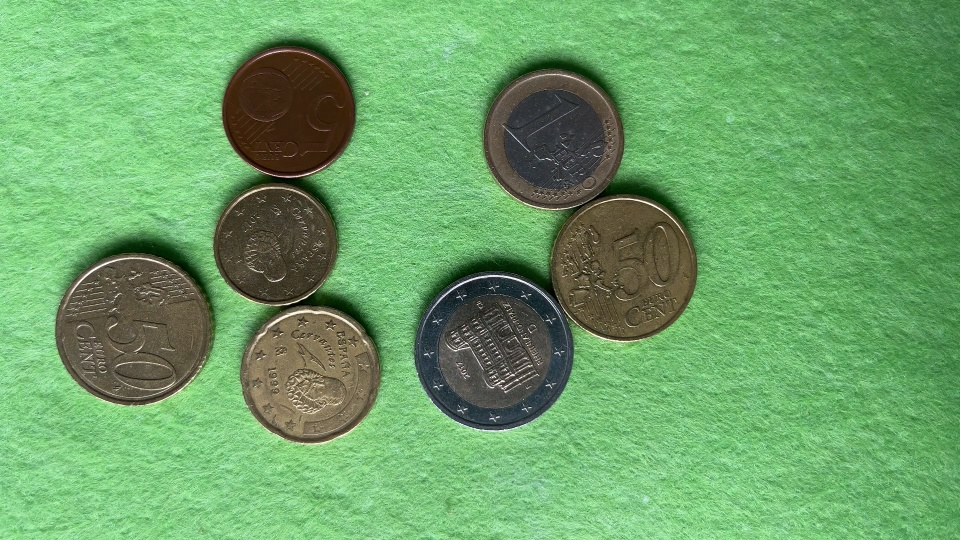
#> input picture projects/money_counter/imagen_test.jpg, 960 x 540 px, given in place of the camera
$ python main.py
#> lines starting #> are read from the running program, lines starting #| are printed output that depends on the picture; after the words box and inside, x2 and y2 are one past the last pixel; in counts of white or black regions, pixels touching at a corner belong together
#> further down, img is the input picture: shape (540, 960, 3); mean B, G, R 103.8, 162.5, 107.9
import cv2
import cvzone
import numpy as np


cap = cv2.VideoCapture(0)
cap.set(3, 640)
cap.set(4, 480)

def empty(a):
    pass

cv2.namedWindow('Settings')
cv2.resizeWindow('Settings', 640,240)
cv2.createTrackbar('Threshold1','Settings', 180,255, empty)
cv2.createTrackbar('Threshold2','Settings', 255,255, empty)


def preProcessing(img):
    imgPre = cv2.GaussianBlur(img, (5,5), 3)
    thres1 = cv2.getTrackbarPos('Threshold1', 'Settings')
    thres2 = cv2.getTrackbarPos('Threshold2', 'Settings')
    imgPre = cv2.Canny(imgPre, thres1 ,thres2)
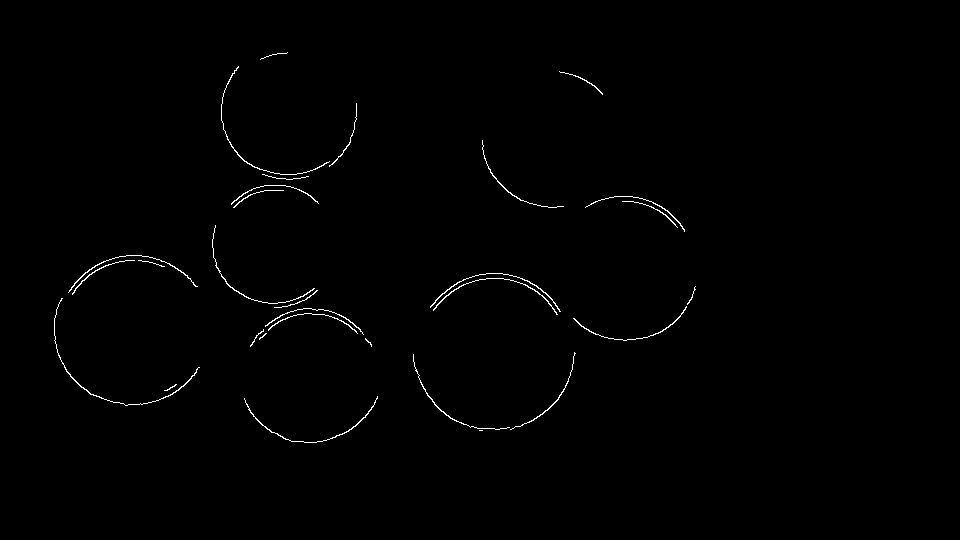
#> imgPre: shape (540, 960); 0.61% white in thin lines or dots, all inside (x1, y1, x2, y2) = (54, 52, 696, 443)
    kernel = np.ones((3, 3), np.uint8)
    imgPre = cv2.dilate(imgPre, kernel, iterations=1)
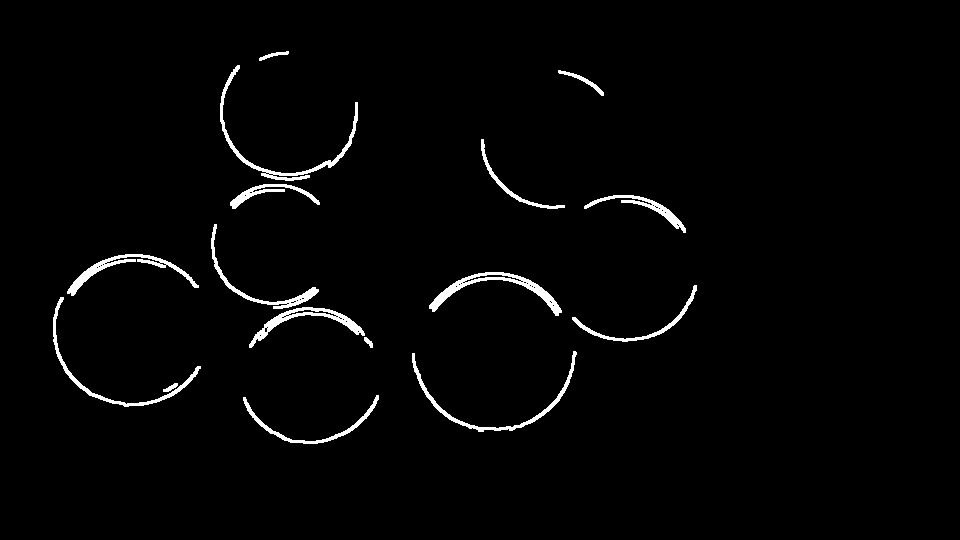
#> imgPre: shape (540, 960); 2% white; 16 white regions, largest, box (x1, y1, x2, y2) and area: (429, 272, 562, 316) 1169, (220, 65, 358, 181) 1160, (67, 254, 199, 296) 972
    imgPre = cv2.morphologyEx(imgPre, cv2.MORPH_CLOSE, kernel)
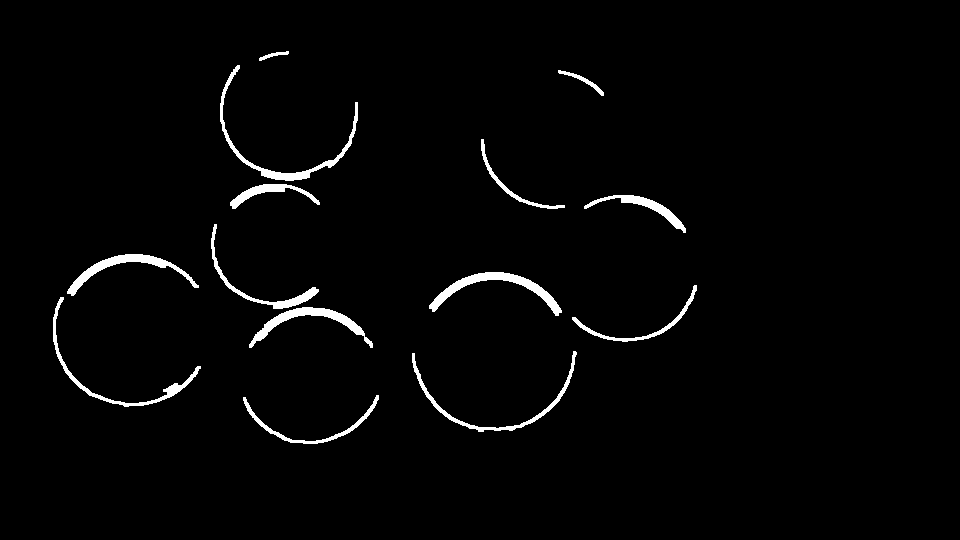
#> imgPre: shape (540, 960); 2.1% white; 14 white regions, largest, box (x1, y1, x2, y2) and area: (429, 272, 562, 316) 1272, (220, 65, 358, 181) 1227, (249, 307, 373, 348) 1100
    return imgPre

while True:
    succes, img = cap.read()
    imgPre = preProcessing(img)
#> (the run stopped early here; a loop or call above may not have finished)
